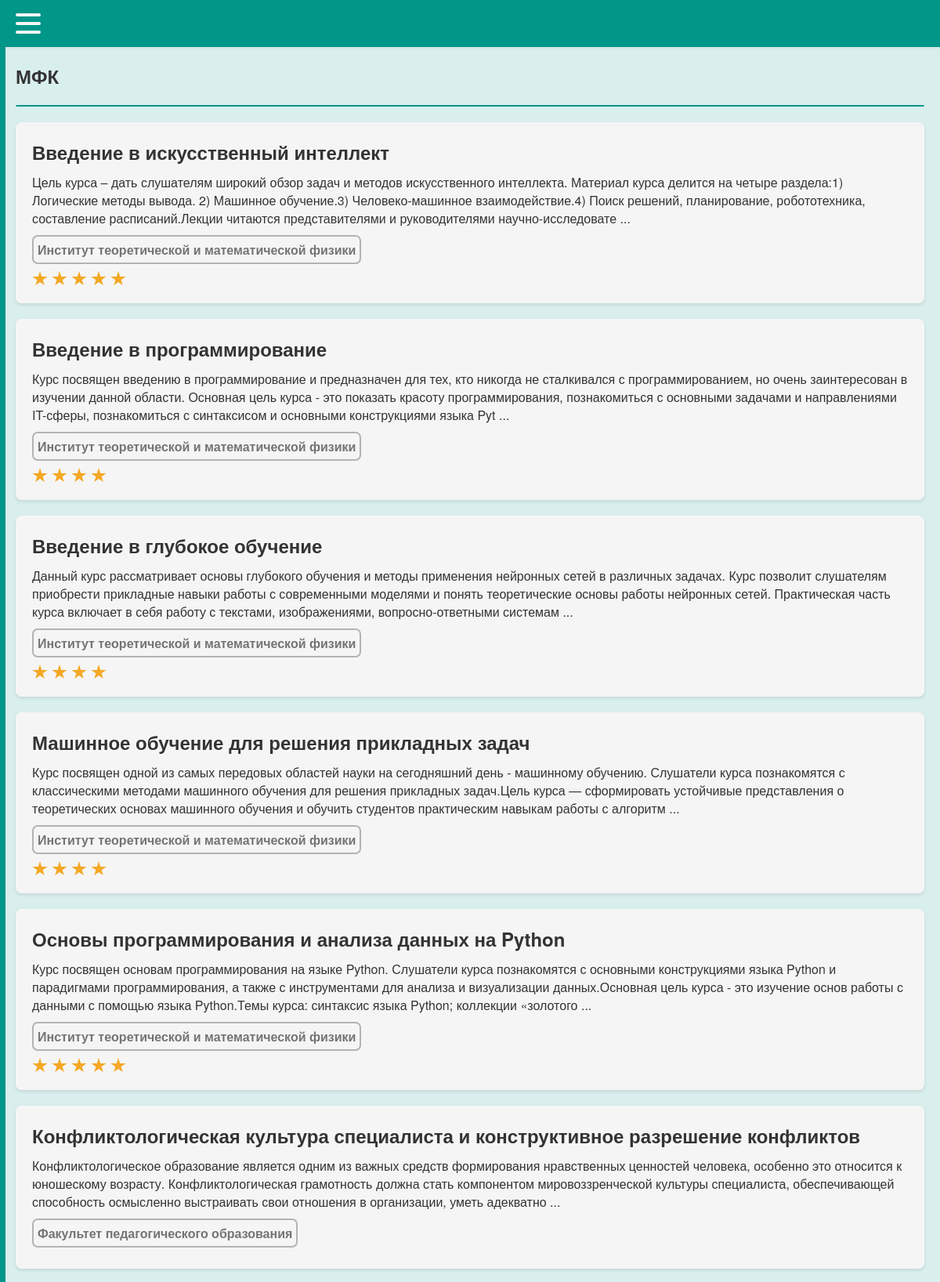
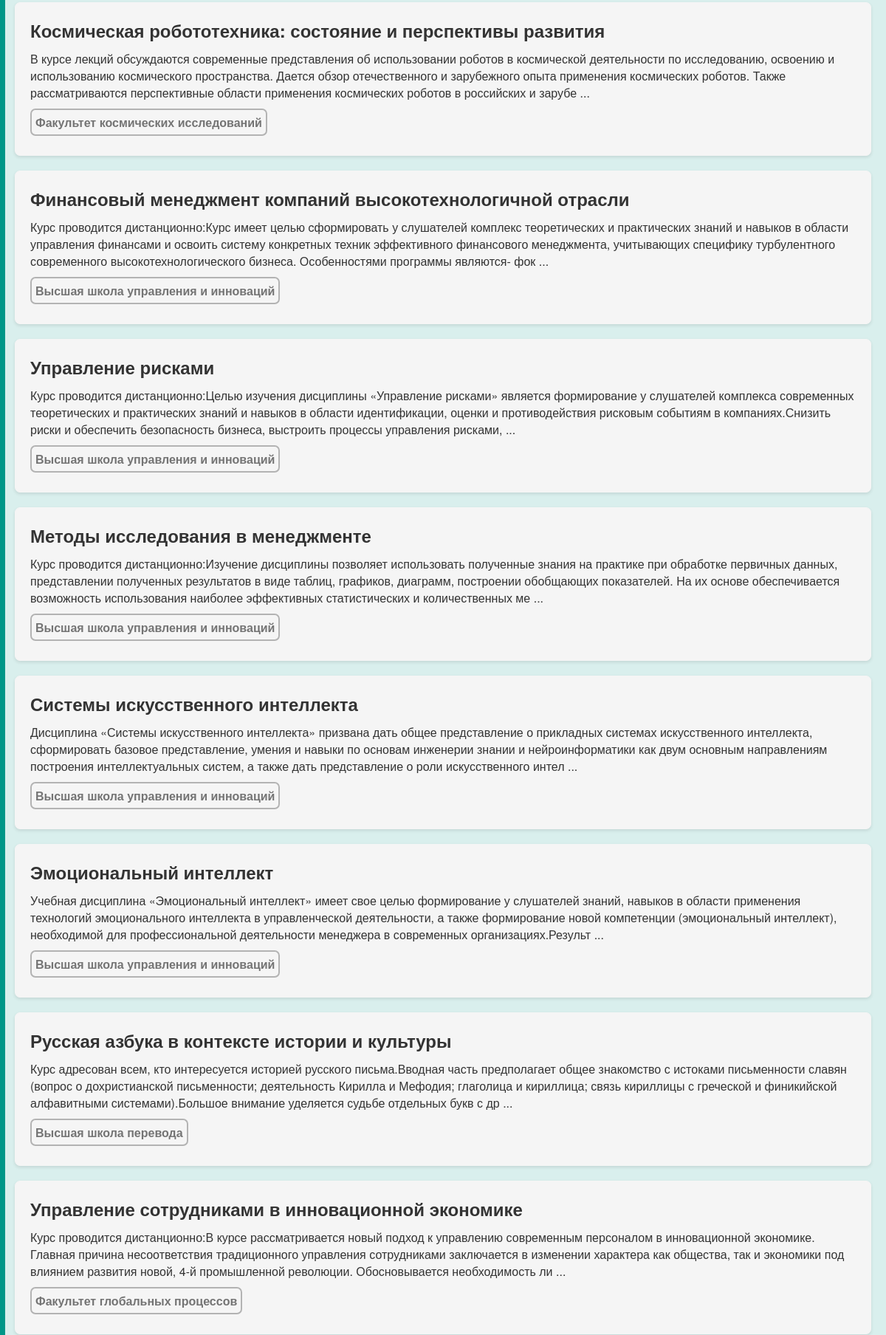
The page /dict (upper part) on the database its author committed (2 pictures, top to bottom).
### tables this page shows
CREATE TABLE mfk (
id integer PRIMARY KEY AUTOINCREMENT,
name text,
faculty text,
desc text,
online text,
openclose text,
score text
);

### testApp.py (the view)
@app.route("/")
@app.route("/dict")
def dict():
    return render_template('dict.html', my_text='МФК', menu=menu, mfk_table=dbase.getMfkAnonce())

### FDataBase.py (called while the page is built)
    def getMfkAnonce(self):
        try:
            self.__cur.execute(f"SELECT id, name, faculty, desc, online, score FROM mfk ORDER BY id DESC")
            res = self.__cur.fetchall()
            if res: return res
        except sqlite3.Error as e:
            print("Ошибка получения статьи из БД " + str(e))
        return []

### testApp.py (called while the page is built)
def connect_db():
    conn = sqlite3.connect(app.config['DATABASE'])
    conn.row_factory = sqlite3.Row
    return conn

def get_db():
    if not hasattr(g, 'link_db'):
        g.link_db = connect_db()
    return g.link_db

@app.before_request
def before_request():
    global dbase
    db = get_db()
    dbase = FDataBase(db)

### templates/dict.html (shortened to what this page needs)
{% extends 'index.html' %}
{% block content %}
    <ul class="list-posts">
        {% for m in mfk_table %}
            <a style="" class="my_a" href="{{ url_for('showMfk', alias=m.id)}}">
                <li class="mfk_on_main_page">
                        <h2 style="margin: 0px 0px 10px 0px;">{{m.name}}</h2>
                        <div class="my_desc">{{m.desc[:350]}} ...</div>
                        <div style="color: var(--my-grey); border: 2px solid var(--my-light-grey); border-radius: 7px; padding: 5px; margin: 10px 5px 0px 0px; display: inline-block;">
                            <b>{{m.faculty}}</b>
                        </div>
                        <div class="comment_stars_background comment_container container">
                          <div class="comment_stars_background container__items">
                            {% for i in range(m.score|int) %}
                              <label class="comment_stars_background my_label" for="">
                                <div class="star-stroke">
                                </div>
                              </label>
                            {% endfor %}
                          </div>
                        </div>
                </li>
            </a>
        {% endfor %}
    </ul>
{% endblock %}

### templates/index.html (shortened to what this page needs)
<!DOCTYPE html>
<html lang="en">
    <link type="text/css" href={{url_for('static', filename="css/style.css")}} rel="stylesheet" />
    <head>
    </head>
    <body>
        <div class="menu" id="target">
        </div>
        <nav>
          <div class="navbar">
            <div class="menu_container nav-container">
                <div class="" onclick="toggleLeft()">
                    <div class="hamburger-lines">
                      <span class="line line1"></span>
                      <span class="line line2"></span>
                      <span class="line line3"></span>
                    </div>
                </div>
            </div>
          </div>
        </nav>
        <div class="content">
            <h2>{{ my_text }}</h2>
            <hr>
            <div class="between_hr">
                {% block content %}{% endblock %}
            </div>
            <br>Вернуться на <a class="main_a" href="/dict">главную</a> страницу.
        </div>
    </body>
</html>

### static/css/style.css (style rules this page uses)
:root { --primary-colour: #f8f9fa; --secondary-colour: hsl(38 90% 55%); --star-colour: hsl(38 90% 55%); --menu-blue: #009688; --my-background: #D9EFED; --my-white: #f5f5f5; --my-light-grey: #b3b3b3; --my-grey: #747474; }
body { font-family: 'Helvetica Neue', Helvetica, sans-serif; margin: 0; padding: 0; background: var(--my-background); }
.menu { background: var(--my-background); height: 120%; width: 100%; border-right: 7px solid var(--menu-blue); position: fixed; left: -100%; transition: 0.4s ease; z-index: 20; top: 0; opacity: 1; }
.menu_container { top:0; position: fixed; max-width: 1050px; width: 90%; margin: auto; z-index: 21; }
.navbar { top:0; position: fixed; width: 100%; box-shadow: 0 1px 4px rgb(146 161 176 / 15%); background-color: var(--menu-blue); height: 60px; z-index: 20; }
.nav-container .hamburger-lines { display: block; height: 26px; width: 32px; position: absolute; top: 17px; left: 20px; z-index: 27; display: flex; flex-direction: column; justify-content: space-between; }
.nav-container .hamburger-lines .line { display: block; height: 4px; width: 100%; border-radius: 10px; background: var(--my-white); }
.nav-container .hamburger-lines .line1 { transform-origin: 0% 0%; transition: transform 0.4s ease-in-out; }
.nav-container .hamburger-lines .line2 { transition: transform 0.2s ease-in-out; }
.nav-container .hamburger-lines .line3 { transform-origin: 0% 100%; transition: transform 0.4s ease-in-out; }
.content { margin: 80px 20px 20px 20px; color: #333; }
a { color: #007bff; text-decoration: none; }
.between_hr { margin: 20px 0 30px 0; }
hr { border: 1.25px solid var(--menu-blue); border-radius: 2px; }
.my_a { color: #333; }
.mfk_on_main_page { transition: 0.4s ease; border-radius: 7px; box-shadow: 0px 4px 8px rgba(0, 0, 0, 0.5); }
ul.list-posts { list-style: none; margin: 0; padding: 0; }
ul.list-posts li { margin: 20px 0; padding: 20px; border: 1px solid var(--my-white); background: var(--my-white); box-shadow: 0px 2px 4px rgba(0, 0, 0, 0.1); }
.my_desc { margin-bottom: 0px; color: #333; }
.my_label { margin-right: 5px; }
.container { background: #f8f9fa; margin: 0; padding: 0; display: flex; align-items: center; }
.container .container__items { display: flex; align-items: left; justify-content: left; gap: -50px; }
.container .container__items label { aspect-ratio: 1; }
.container .container__items label .star-stroke { display: grid; place-items: center; width: 20px; height: 20px; background: var(--secondary-colour); clip-path: polygon(50% 0%, 61% 35%, 98% 35%, 68% 57%, 79% 91%, 50% 70%, 21% 91%, 32% 57%, 2% 35%, 39% 35%); }
.star-stroke { z-index: 10; }
.comment_container { background: #f8f9fa; margin: 0; padding: 0; display: flex; align-items: center; }
.comment_stars_background { background: var(--my-white); padding: 3px 0px 0px 0px; }

### rows shown on the page
mfk: name "Введение в искусственный интеллект", desc "Цель курса – дать слушателям широкий обзор задач и методов искусственного интеллекта. Материал курса делится на четыре раздела:1) Логические методы вывода. 2) Машинное обучение.3) Человеко-машинное взаимодействие.4) Поиск решений, планирование, робототехника, составление расписаний.Лекции читаются представителями и руководителями научно-исследовате", faculty "Институт теоретической и математической физики", score "5" (drawn)
mfk: name "Введение в программирование", desc "Курс посвящен введению в программирование и предназначен для тех, кто никогда не сталкивался с программированием, но очень заинтересован в изучении данной области. Основная цель курса - это показать красоту программирования, познакомиться с основными задачами и направлениями IT-сферы, познакомиться с синтаксисом и основными конструкциями языка Pyt", faculty "Институт теоретической и математической физики", score "4" (drawn)
mfk: name "Введение в глубокое обучение", desc "Данный курс рассматривает основы глубокого обучения и методы применения нейронных сетей в различных задачах. Курс позволит слушателям приобрести прикладные навыки работы с современными моделями и понять теоретические основы работы нейронных сетей. Практическая часть курса включает в себя работу с текстами, изображениями, вопросно-ответными системам", faculty "Институт теоретической и математической физики", score "4" (drawn)
mfk: name "Машинное обучение для решения прикладных задач", desc "Курс посвящен одной из самых передовых областей науки на сегодняшний день - машинному обучению. Слушатели курса познакомятся с классическими методами машинного обучения для решения прикладных задач.Цель курса — сформировать устойчивые представления о теоретических основах машинного обучения и обучить студентов практическим навыкам работы с алгоритм", faculty "Институт теоретической и математической физики", score "4" (drawn)
mfk: name "Основы программирования и анализа данных на Python", desc "Курс посвящен основам программирования на языке Python. Слушатели курса познакомятся с основными конструкциями языка Python и парадигмами программирования, а также с инструментами для анализа и визуализации данных.Основная цель курса - это изучение основ работы с данными с помощью языка Python.Темы курса: синтаксис языка Python; коллекции «золотого", faculty "Институт теоретической и математической физики", score "5" (drawn)
mfk: name "Конфликтологическая культура специалиста и конструктивное разрешение конфликтов", desc "Конфликтологическое образование является одним из важных средств формирования нравственных ценностей человека, особенно это относится к юношескому возрасту. Конфликтологическая грамотность должна стать компонентом мировоззренческой культуры специалиста, обеспечивающей способность осмысленно выстраивать свои отношения в организации, уметь адекватно", faculty "Факультет педагогического образования"
mfk: name "Космическая робототехника: состояние и перспективы развития", desc "В курсе лекций обсуждаются современные представления об использовании роботов в космической деятельности по исследованию, освоению и использованию космического пространства. Дается обзор отечественного и зарубежного опыта применения космических роботов. Также рассматриваются перспективные области применения космических роботов в российских и зарубе", faculty "Факультет космических исследований"
mfk: name "Финансовый менеджмент компаний высокотехнологичной отрасли", desc "Курс проводится дистанционно:Курс имеет целью cформировать у слушателей комплекс теоретических и практических знаний и навыков в области управления финансами и освоить систему конкретных техник эффективного финансового менеджмента, учитывающих специфику турбулентного современного высокотехнологического бизнеса. Особенностями программы являются- фок", faculty "Высшая школа управления и инноваций"
mfk: name "Управление рисками", desc "Курс проводится дистанционно:Целью изучения дисциплины «Управление рисками» является формирование у слушателей комплекса современных теоретических и практических знаний и навыков в области идентификации, оценки и противодействия рисковым событиям в компаниях.Снизить риски и обеспечить безопасность бизнеса, выстроить процессы управления рисками,", faculty "Высшая школа управления и инноваций"
mfk: name "Методы исследования в менеджменте", desc "Курс проводится дистанционно:Изучение дисциплины позволяет использовать полученные знания на практике при обработке первичных данных, представлении полученных результатов в виде таблиц, графиков, диаграмм, построении обобщающих показателей. На их основе обеспечивается возможность использования наиболее эффективных статистических и количественных ме", faculty "Высшая школа управления и инноваций"
mfk: name "Системы искусственного интеллекта", desc "Дисциплина «Системы искусственного интеллекта» призвана дать общее представление о прикладных системах искусственного интеллекта, сформировать базовое представление, умения и навыки по основам инженерии знании и нейроинформатики как двум основным направлениям построения интеллектуальных систем, а также дать представление о роли искусственного интел", faculty "Высшая школа управления и инноваций"
mfk: name "Эмоциональный интеллект", desc "Учебная дисциплина «Эмоциональный интеллект» имеет свое целью формирование у слушателей знаний, навыков в области применения технологий эмоционального интеллекта в управленческой деятельности, а также формирование новой компетенции (эмоциональный интеллект), необходимой для профессиональной деятельности менеджера в современных организациях.Результ", faculty "Высшая школа управления и инноваций"
mfk: name "Русская азбука в контексте истории и культуры", desc "Курс адресован всем, кто интересуется историей русского письма.Вводная часть предполагает общее знакомство с истоками письменности славян (вопрос о дохристианской письменности; деятельность Кирилла и Мефодия; глаголица и кириллица; связь кириллицы с греческой и финикийской алфавитными системами).Большое внимание уделяется судьбе отдельных букв с др", faculty "Высшая школа перевода"
mfk: name "Управление сотрудниками в инновационной экономике", desc "Курс проводится дистанционно:В курсе рассматривается новый подход к управлению современным персоналом в инновационной экономике. Главная причина несоответствия традиционного управления сотрудниками заключается в изменении характера как общества, так и экономики под влиянием развития новой, 4-й промышленной революции. Обосновывается необходимость ли", faculty "Факультет глобальных процессов"

### other values the page prints
{{ my_text }} "МФК"
